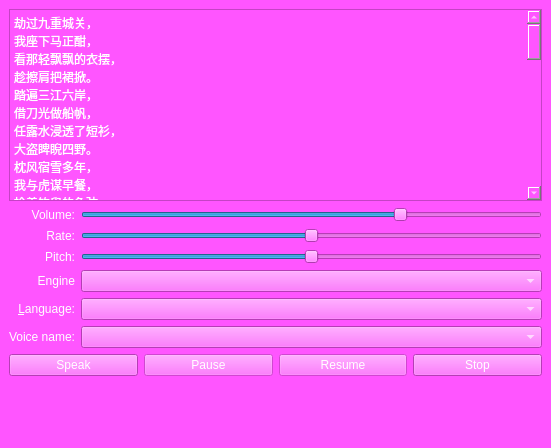
<?xml version="1.0" encoding="UTF-8"?>
<ui version="4.0">
 <class>MainWindow</class>
 <widget class="QMainWindow" name="MainWindow">
  <property name="geometry">
   <rect>
    <x>0</x>
    <y>0</y>
    <width>551</width>
    <height>448</height>
   </rect>
  </property>
  <property name="windowTitle">
   <string>MainWindow</string>
  </property>
  <property name="styleSheet">
   <string notr="true">background-color: rgb(255, 85, 255);
color: rgb(255, 255, 255);</string>
  </property>
  <widget class="QWidget" name="centralwidget">
   <layout class="QVBoxLayout" name="verticalLayout">
    <item>
     <widget class="QPlainTextEdit" name="plainTextEdit">
      <property name="sizePolicy">
       <sizepolicy hsizetype="Expanding" vsizetype="Expanding">
        <horstretch>0</horstretch>
        <verstretch>0</verstretch>
       </sizepolicy>
      </property>
      <property name="plainText">
       <string>劫过九重城关，
我座下马正酣，
看那轻飘飘的衣摆，
趁擦肩把裙掀。
踏遍三江六岸，
借刀光做船帆，
任露水浸透了短衫，
大盗睥睨四野。
枕风宿雪多年，
我与虎谋早餐，
拎着钓叟的鱼弦，
问卧龙几两钱。
蜀中大雨连绵，
关外横尸遍野，
你的笑像一条恶犬，
撞乱了我心弦。
谈花饮月赋闲，
这春宵艳阳天，
待到梦醒时分睁眼，
铁甲寒意凛冽。
夙愿只隔一箭，
故乡近似天边，
不知何人浅唱弄弦，
我彷徨不可前。
枕风宿雪多年，
我与虎谋早餐，
拎着钓叟的鱼弦，
问卧龙几两钱。
蜀中大雨连绵，
关外横尸遍野，
你的笑像一条恶犬，
撞乱我心弦。
烽烟万里如衔，
掷群雄下酒宴，
谢绝策勋十二转，
想为你窃玉簪。
入巷间吃汤面，
笑看窗边飞雪，
取腰间明珠弹山雀，
立枇杷于庭前。
入巷间吃汤面，
笑看窗边飞雪，
取腰间明珠弹山雀，
立枇杷于庭前。</string>
      </property>
     </widget>
    </item>
    <item>
     <layout class="QGridLayout" name="gridLayout">
      <item row="4" column="0">
       <widget class="QLabel" name="label_5">
        <property name="sizePolicy">
         <sizepolicy hsizetype="Minimum" vsizetype="Preferred">
          <horstretch>0</horstretch>
          <verstretch>0</verstretch>
         </sizepolicy>
        </property>
        <property name="text">
         <string>Engine</string>
        </property>
        <property name="alignment">
         <set>Qt::AlignRight|Qt::AlignTrailing|Qt::AlignVCenter</set>
        </property>
       </widget>
      </item>
      <item row="3" column="0">
       <widget class="QLabel" name="label_3">
        <property name="sizePolicy">
         <sizepolicy hsizetype="Minimum" vsizetype="Preferred">
          <horstretch>0</horstretch>
          <verstretch>0</verstretch>
         </sizepolicy>
        </property>
        <property name="text">
         <string>Pitch:</string>
        </property>
        <property name="alignment">
         <set>Qt::AlignRight|Qt::AlignTrailing|Qt::AlignVCenter</set>
        </property>
       </widget>
      </item>
      <item row="5" column="0">
       <widget class="QLabel" name="label_4">
        <property name="sizePolicy">
         <sizepolicy hsizetype="Minimum" vsizetype="Preferred">
          <horstretch>0</horstretch>
          <verstretch>0</verstretch>
         </sizepolicy>
        </property>
        <property name="text">
         <string>&amp;Language:</string>
        </property>
        <property name="alignment">
         <set>Qt::AlignRight|Qt::AlignTrailing|Qt::AlignVCenter</set>
        </property>
        <property name="buddy">
         <cstring>language</cstring>
        </property>
       </widget>
      </item>
      <item row="3" column="2">
       <widget class="QSlider" name="pitch">
        <property name="minimum">
         <number>-10</number>
        </property>
        <property name="maximum">
         <number>10</number>
        </property>
        <property name="singleStep">
         <number>1</number>
        </property>
        <property name="orientation">
         <enum>Qt::Horizontal</enum>
        </property>
       </widget>
      </item>
      <item row="6" column="0">
       <widget class="QLabel" name="label_6">
        <property name="text">
         <string>Voice name:</string>
        </property>
        <property name="alignment">
         <set>Qt::AlignRight|Qt::AlignTrailing|Qt::AlignVCenter</set>
        </property>
       </widget>
      </item>
      <item row="1" column="2">
       <widget class="QSlider" name="volume">
        <property name="maximum">
         <number>100</number>
        </property>
        <property name="singleStep">
         <number>5</number>
        </property>
        <property name="pageStep">
         <number>20</number>
        </property>
        <property name="value">
         <number>70</number>
        </property>
        <property name="orientation">
         <enum>Qt::Horizontal</enum>
        </property>
       </widget>
      </item>
      <item row="5" column="2">
       <widget class="QComboBox" name="language">
        <property name="sizePolicy">
         <sizepolicy hsizetype="Expanding" vsizetype="Fixed">
          <horstretch>0</horstretch>
          <verstretch>0</verstretch>
         </sizepolicy>
        </property>
       </widget>
      </item>
      <item row="6" column="2">
       <widget class="QComboBox" name="voice"/>
      </item>
      <item row="2" column="0">
       <widget class="QLabel" name="label">
        <property name="sizePolicy">
         <sizepolicy hsizetype="Minimum" vsizetype="Preferred">
          <horstretch>0</horstretch>
          <verstretch>0</verstretch>
         </sizepolicy>
        </property>
        <property name="text">
         <string>Rate:</string>
        </property>
        <property name="alignment">
         <set>Qt::AlignRight|Qt::AlignTrailing|Qt::AlignVCenter</set>
        </property>
       </widget>
      </item>
      <item row="1" column="0">
       <widget class="QLabel" name="label_2">
        <property name="sizePolicy">
         <sizepolicy hsizetype="Minimum" vsizetype="Preferred">
          <horstretch>0</horstretch>
          <verstretch>0</verstretch>
         </sizepolicy>
        </property>
        <property name="text">
         <string>Volume:</string>
        </property>
        <property name="alignment">
         <set>Qt::AlignRight|Qt::AlignTrailing|Qt::AlignVCenter</set>
        </property>
       </widget>
      </item>
      <item row="2" column="2">
       <widget class="QSlider" name="rate">
        <property name="minimum">
         <number>-10</number>
        </property>
        <property name="maximum">
         <number>10</number>
        </property>
        <property name="orientation">
         <enum>Qt::Horizontal</enum>
        </property>
       </widget>
      </item>
      <item row="4" column="2">
       <widget class="QComboBox" name="engine">
        <property name="sizePolicy">
         <sizepolicy hsizetype="Expanding" vsizetype="Fixed">
          <horstretch>0</horstretch>
          <verstretch>0</verstretch>
         </sizepolicy>
        </property>
       </widget>
      </item>
     </layout>
    </item>
    <item>
     <layout class="QHBoxLayout" name="horizontalLayout">
      <item>
       <widget class="QPushButton" name="speakButton">
        <property name="text">
         <string>Speak</string>
        </property>
       </widget>
      </item>
      <item>
       <widget class="QPushButton" name="pauseButton">
        <property name="enabled">
         <bool>false</bool>
        </property>
        <property name="text">
         <string>Pause</string>
        </property>
       </widget>
      </item>
      <item>
       <widget class="QPushButton" name="resumeButton">
        <property name="enabled">
         <bool>false</bool>
        </property>
        <property name="text">
         <string>Resume</string>
        </property>
       </widget>
      </item>
      <item>
       <widget class="QPushButton" name="stopButton">
        <property name="text">
         <string>Stop</string>
        </property>
       </widget>
      </item>
     </layout>
    </item>
    <item>
     <spacer name="verticalSpacer">
      <property name="orientation">
       <enum>Qt::Vertical</enum>
      </property>
      <property name="sizeHint" stdset="0">
       <size>
        <width>20</width>
        <height>40</height>
       </size>
      </property>
     </spacer>
    </item>
   </layout>
  </widget>
  <widget class="QStatusBar" name="statusbar"/>
 </widget>
 <tabstops>
  <tabstop>plainTextEdit</tabstop>
  <tabstop>speakButton</tabstop>
  <tabstop>pauseButton</tabstop>
  <tabstop>resumeButton</tabstop>
  <tabstop>stopButton</tabstop>
 </tabstops>
 <resources/>
 <connections/>
</ui>
